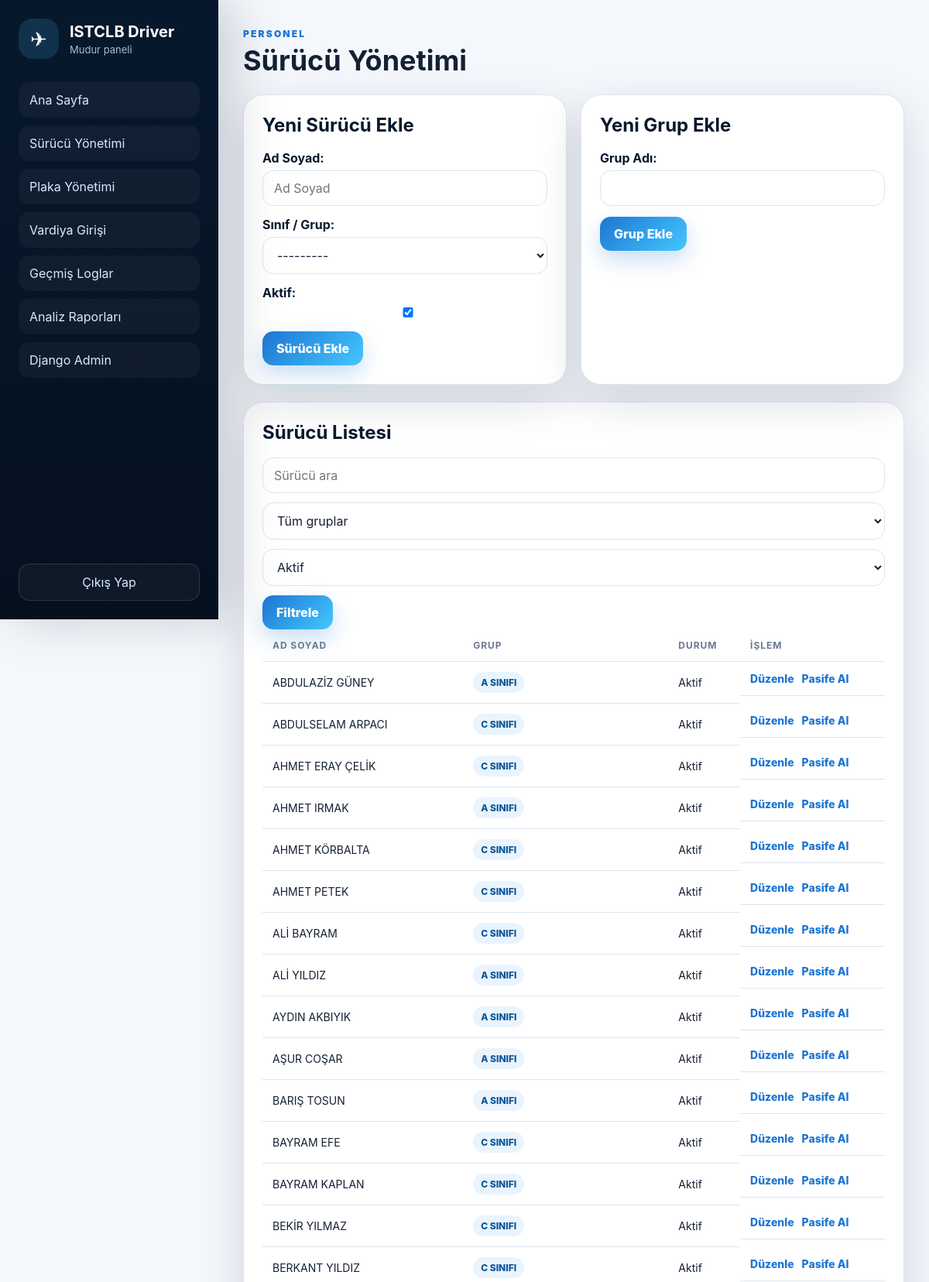
/surucu-yonetimi/ (signed in, upper part), run on the app's committed database.
### panel/models.py (models this page shows, shortened)
class Driver(models.Model):
    full_name = models.CharField(max_length=150, unique=True, db_index=True)
    group = models.ForeignKey(DriverGroup, on_delete=models.PROTECT, related_name='drivers')
    is_active = models.BooleanField(default=True)
    created_at = models.DateTimeField(default=timezone.now)
    updated_at = models.DateTimeField(auto_now=True)
    class Meta:
        ordering = ['full_name']
        verbose_name = 'Sürücü'
        verbose_name_plural = 'Sürücüler'

class DriverGroup(models.Model):
    name = models.CharField(max_length=80, unique=True)
    created_at = models.DateTimeField(default=timezone.now)
    class Meta:
        ordering = ['name']
        verbose_name = 'Sürücü Grubu'
        verbose_name_plural = 'Sürücü Grupları'
    def __str__(self):
        return self.name

### panel/views.py (the view, shortened to what this page needs)
# urls.py: path('surucu-yonetimi/', views.driver_management, name='drivers'),
@login_required
@coordinator_or_manager_required
def driver_management(request):
    add_form = DriverForm()
    group_form = DriverGroupForm()
    query = request.GET.get('q', '').strip()
    group_id = request.GET.get('group', '').strip()
    status = request.GET.get('status', 'active')
    drivers = Driver.objects.select_related('group')
    if query:
        drivers = drivers.filter(full_name__icontains=query)
    if group_id:
        drivers = drivers.filter(group_id=group_id)
    if status == 'active':
        drivers = drivers.filter(is_active=True)
    elif status == 'passive':
        drivers = drivers.filter(is_active=False)
    context = {
        'drivers': drivers.order_by('full_name'),
        'groups': DriverGroup.objects.all(),
        'add_form': add_form,
        'group_form': group_form,
        'query': query,
        'selected_group': group_id,
        'status': status,
    }
    return render(request, 'panel/drivers.html', context)

### panel/forms.py (shortened to what this page needs)
class DriverForm(forms.ModelForm):
    class Meta:
        model = Driver
        fields = ['full_name', 'group', 'is_active']
        labels = {
            'full_name': 'Ad Soyad',
            'group': 'Sınıf / Grup',
            'is_active': 'Aktif',
        }
        widgets = {
            'full_name': forms.TextInput(attrs={'placeholder': 'Ad Soyad'}),
        }

class DriverGroupForm(forms.ModelForm):
    class Meta:
        model = DriverGroup
        fields = ['name']
        labels = {'name': 'Grup Adı'}

### panel/context_processors.py (called while the page is built)
def role_flags(request):
    user = getattr(request, 'user', None)
    if not user or not user.is_authenticated:
        return {'is_manager': False, 'is_coordinator': False}
    is_manager = user.groups.filter(name='Müdür').exists() or user.username == 'mudur' or user.is_superuser
    is_coordinator = user.groups.filter(name='Koordine').exists() or user.username == 'koordine'
    return {'is_manager': is_manager, 'is_coordinator': is_coordinator}

### panel/permissions.py (called while the page is built)
def is_manager(user):
    return user.is_authenticated and (user.is_superuser or user.username == 'mudur' or user.groups.filter(name='Müdür').exists())

def allowed_for_coordinator_or_manager(user):
    return is_manager(user) or is_coordinator(user)

def coordinator_or_manager_required(view_func):
    @wraps(view_func)
    def wrapper(request, *args, **kwargs):
        if not request.user.is_authenticated:
            return redirect('login')
        if not allowed_for_coordinator_or_manager(request.user):
            messages.error(request, 'Bu sayfaya erişim yetkiniz yok.')
            return redirect('login')
        return view_func(request, *args, **kwargs)
    return wrapper

### panel/templates/panel/drivers.html (shortened to what this page needs)
{% extends 'panel/base.html' %}
{% block content %}
<div class="page-head"><div><span class="eyebrow">Personel</span><h1>Sürücü Yönetimi</h1></div></div>
<div class="split-grid">
    <div class="panel-card">
        <h2>Yeni Sürücü Ekle</h2>
        <form method="post" class="form-grid">
            {{ add_form.as_p }}
            <button type="submit">Sürücü Ekle</button>
        </form>
    </div>
    <div class="panel-card">
        <h2>Yeni Grup Ekle</h2>
        <form method="post" class="form-grid">
            {{ group_form.as_p }}
            <button type="submit">Grup Ekle</button>
        </form>
    </div>
</div>
<div class="panel-card">
    <h2>Sürücü Listesi</h2>
    <form method="get" class="filter-row">
        <input name="q" value="{{ query }}" placeholder="Sürücü ara">
        <select name="group">
            <option value="">Tüm gruplar</option>
        </select>
        <select name="status">
            <option value="active" {% if status == 'active' %}selected{% endif %}>Aktif</option>
        </select>
        <button type="submit">Filtrele</button>
    </form>
    <div class="table-wrap">
    <table>
        <thead><tr><th>Ad Soyad</th><th>Grup</th><th>Durum</th><th>İşlem</th></tr></thead>
        <tbody>
        {% for d in drivers %}
            <tr>
                <td>{{ d.full_name }}</td>
                <td><span class="badge">{{ d.group.name }}</span></td>
                <td>{% if d.is_active %}Aktif{% else %}Pasif{% endif %}</td>
                <td class="actions"><a href="{% url 'driver_edit' d.id %}">Düzenle</a><form method="post" action="{% url 'driver_toggle' d.id %}">{% csrf_token %}<button class="link-button" type="submit">{% if d.is_active %}Pasife Al{% else %}Aktife Al{% endif %}</button></form></td>
            </tr>
        {% empty %}<tr><td colspan="4" class="empty">Sürücü bulunamadı.</td></tr>{% endfor %}
        </tbody>
    </table>
    </div>
</div>
{% endblock %}

### panel/templates/panel/base.html (shortened to what this page needs)
{% load static %}
<!doctype html>
<html lang="tr">
<head>
    <link rel="stylesheet" href="{% static 'panel/css/style.css' %}">
</head>
<body class="app-body">
    <aside class="sidebar">
        <div class="brand">
            <div class="brand-plane">✈</div>
            <div>
                <strong>ISTCLB Driver</strong>
                <span>{{ request.user.username|title }} paneli</span>
            </div>
        </div>
        <nav>
            <a href="{% url 'dashboard' %}">Ana Sayfa</a>
            <a href="{% url 'drivers' %}">Sürücü Yönetimi</a>
            <a href="{% url 'plates' %}">Plaka Yönetimi</a>
            <a href="{% url 'shift_entry' %}">Vardiya Girişi</a>
            {% if is_manager %}
                <a href="{% url 'shift_logs' %}">Geçmiş Loglar</a>
                <a href="{% url 'analysis' %}">Analiz Raporları</a>
                <a href="/admin/">Django Admin</a>
            {% endif %}
        </nav>
        <a class="logout" href="{% url 'logout' %}">Çıkış Yap</a>
    </aside>
    <main class="main-content">
        {% block content %}{% endblock %}
    </main>
</body>
</html>

### panel/static/panel/css/style.css (style rules this page uses)
:root { --navy:#07182d; --navy-2:#0d2b4c; --blue:#1d76d3; --cyan:#44c7ff; --bg:#f4f7fb; --card:#ffffff; --text:#142033; --muted:#6b7890; --border:#dce5f0; --danger:#d93025; --success:#0f8a5f; --shadow:0 20px 60px rgba(6,24,48,.14); }
* { box-sizing:border-box }
body { margin:0;font-family:Inter,Segoe UI,Arial,sans-serif;color:var(--text);background:var(--bg) }
a { text-decoration:none;color:inherit }
button,input,select,textarea { font:inherit }
button { cursor:pointer;border:0;border-radius:14px;background:linear-gradient(135deg,var(--blue),var(--cyan));color:white;padding:12px 18px;font-weight:800;box-shadow:0 12px 28px rgba(29,118,211,.24) }
input,select,textarea { width:100%;border:1px solid var(--border);border-radius:14px;background:#fff;color:var(--text);padding:12px 14px;outline:none }
label { display:block;margin-bottom:6px;font-weight:700;color:var(--navy) }
form p { margin:0 0 14px }
.app-body { min-height:100vh;display:flex }
.sidebar { position:sticky;top:0;height:100vh;width:282px;background:linear-gradient(180deg,var(--navy),#05101f);color:white;padding:24px;display:flex;flex-direction:column;box-shadow:18px 0 60px rgba(7,24,45,.18) }
.brand { display:flex;gap:14px;align-items:center;margin-bottom:30px }
.brand-plane { width:52px;height:52px;border-radius:18px;display:grid;place-items:center;background:rgba(68,199,255,.15);font-size:26px }
.brand strong { display:block;font-size:20px }
.brand span { display:block;color:#a9bdd6;font-size:13px;margin-top:3px }
.sidebar nav { display:grid;gap:10px }
.sidebar nav a,.logout { padding:13px 14px;border-radius:14px;color:#d9e9ff;background:rgba(255,255,255,.04);transition:.2s }
.logout { margin-top:auto;text-align:center;border:1px solid rgba(255,255,255,.12) }
.main-content { flex:1;padding:32px;max-width:calc(100vw - 282px) }
.page-head { display:flex;align-items:center;justify-content:space-between;gap:18px;margin-bottom:22px }
.page-head h1 { margin:4px 0 0;font-size:36px }
.eyebrow { font-size:12px;letter-spacing:.18em;color:var(--blue);font-weight:900;text-transform:uppercase }
.cards,.split-grid { display:grid;grid-template-columns:repeat(3,1fr);gap:18px;margin-bottom:22px }
.split-grid { grid-template-columns:1fr 1fr }
.stat-card,.panel-card { background:var(--card);border:1px solid var(--border);border-radius:26px;box-shadow:var(--shadow);padding:24px }
.panel-card h2 { margin:0 0 18px;color:var(--navy) }
.filter-row { display:flex;gap:12px;align-items:end;flex-wrap:wrap }
.filter-row input,.filter-row select { min-width:190px }
.table-wrap { width:100%;overflow:auto }
table { width:100%;border-collapse:collapse }
th,td { text-align:left;padding:13px;border-bottom:1px solid var(--border);white-space:nowrap }
th { font-size:12px;text-transform:uppercase;letter-spacing:.08em;color:var(--muted) }
td { font-size:14px }
.badge { display:inline-flex;border-radius:999px;padding:6px 10px;background:#eaf4ff;color:#0c5798;font-weight:800;font-size:12px }
.actions { display:flex;gap:10px;align-items:center }
.actions a { color:var(--blue);font-weight:800 }
.link-button { background:transparent;color:var(--blue);box-shadow:none;padding:0;font-weight:800 }

### data on the page
Driver: full_name "ABDULAZİZ GÜNEY", group.name "A SINIFI", is_active "Aktif"
Driver: full_name "ABDULSELAM ARPACI", group.name "C SINIFI", is_active "Aktif"
Driver: full_name "AHMET ERAY ÇELİK", group.name "C SINIFI", is_active "Aktif"
Driver: full_name "AHMET IRMAK", group.name "A SINIFI", is_active "Aktif"
Driver: full_name "AHMET KÖRBALTA", group.name "C SINIFI", is_active "Aktif"
Driver: full_name "AHMET PETEK", group.name "C SINIFI", is_active "Aktif"
Driver: full_name "ALİ BAYRAM", group.name "C SINIFI", is_active "Aktif"
Driver: full_name "ALİ YILDIZ", group.name "A SINIFI", is_active "Aktif"
Driver: full_name "AYDIN AKBIYIK", group.name "A SINIFI", is_active "Aktif"
Driver: full_name "AŞUR COŞAR", group.name "A SINIFI", is_active "Aktif"
Driver: full_name "BARIŞ TOSUN", group.name "A SINIFI", is_active "Aktif"
Driver: full_name "BAYRAM EFE", group.name "C SINIFI", is_active "Aktif"
Driver: full_name "BAYRAM KAPLAN", group.name "C SINIFI", is_active "Aktif"
Driver: full_name "BEKİR YILMAZ", group.name "C SINIFI", is_active "Aktif"
Driver: full_name "BERKANT YILDIZ", group.name "C SINIFI", is_active "Aktif"

### other printed values
{{ request.user.username|title }} "Mudur"
